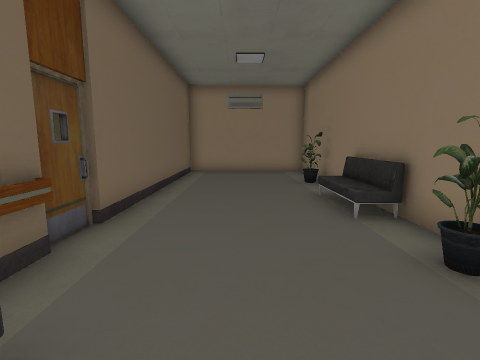
view 1 (above)

14 first-person views from a walk through a Unity game level. The camera is 1.5 m above the floor, tilts 8° down and sees 85° across. Doors are open. The floor is counted in squares, 1 m on a side. Each view is taken from the middle of a square. On the plan, view 1 faces up. The plan holds only what a view shows up to about 14 squares ahead; the rest is blank. The player character is not drawn. Some animated figures are left out. Some surface patterns are stand-ins.

view 2
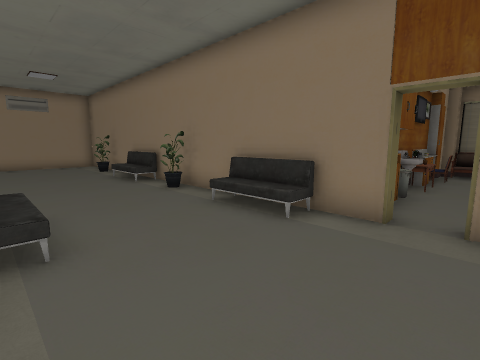

view 3
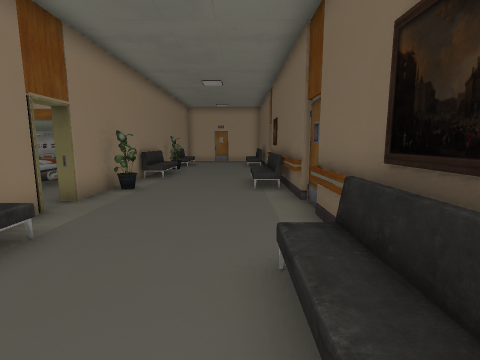

view 4
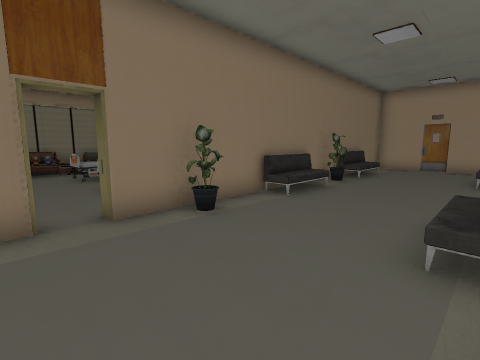

view 5
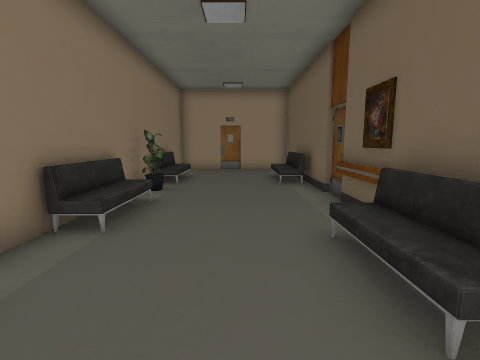

view 6
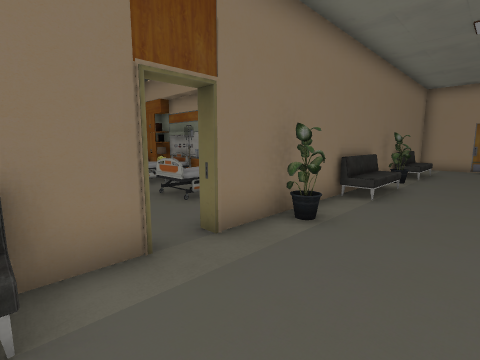

view 7
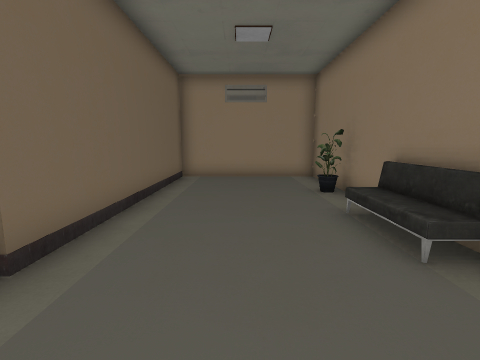

view 8
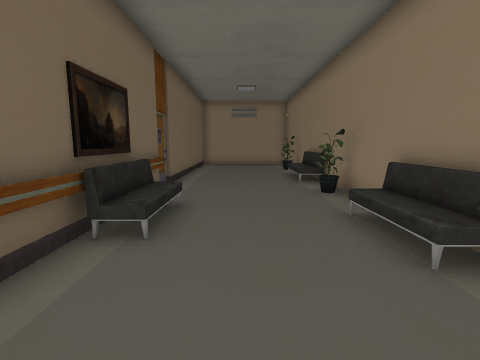

view 9
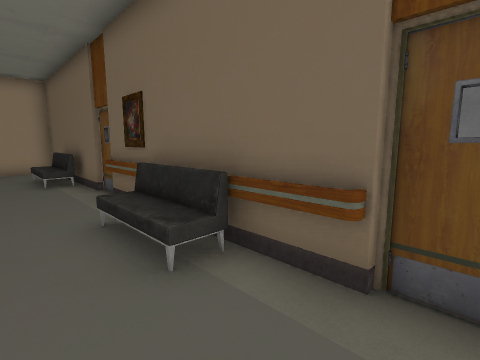

view 10
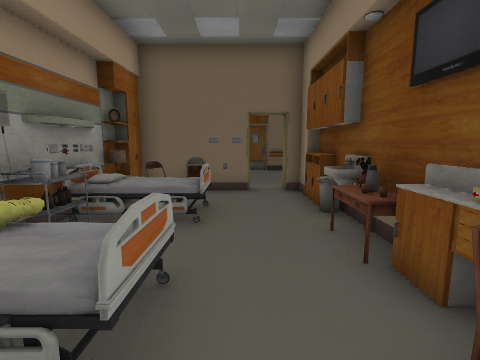

view 11
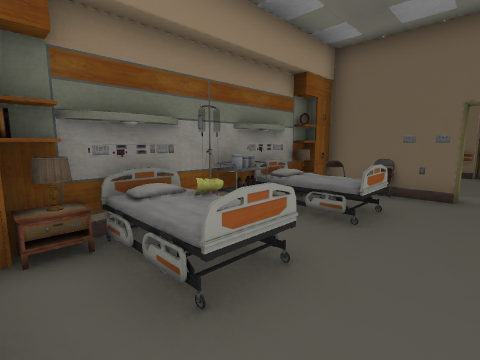

view 12
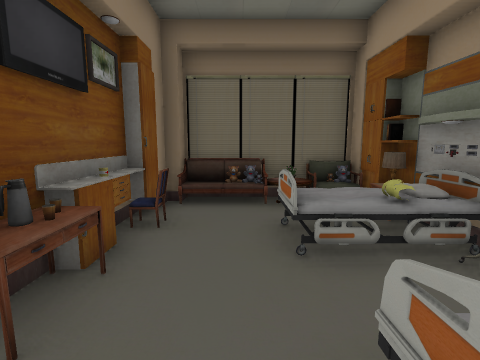

view 13
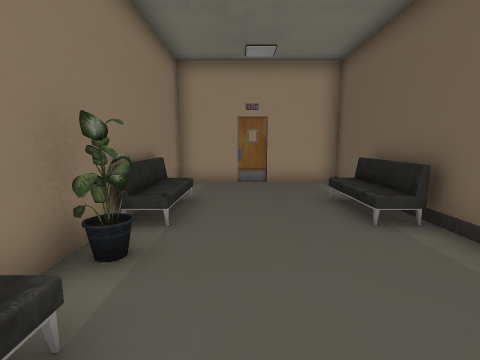

view 14
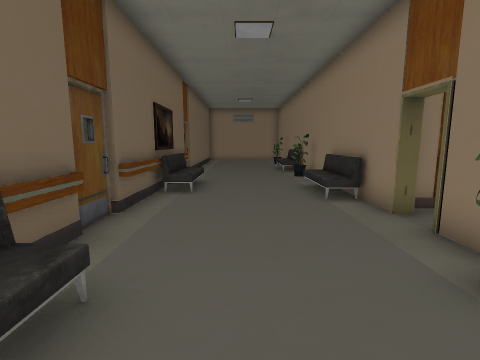

### Floor plan
Key: @ floor where view 1 was taken; # wall or solid block; x gap in a wall; . floor; D open door; = window, fence, low wall or low ledge; ^ raised ledge; v drop or lower ground.
Columns run from 3 left of view 1 to 13 right of it. Each row starts with its distance up from view 1.
 14 v#####v
 13 #.....#
 12 #.....#
 11 #.....#
 10 #.....#
  9 #.....#
  8 #.....#
  7 #.....#
  6 #.....#
  5 #.....#
  4 #.....#
  3 #.....#
  2 #.....#
  1 v^....#
  0 x^.@..#
 -1 v^....#
 -2 #.....^
 -3 #.....###########
 -4 #.....DD......=.#
 -5 #.....##........#
 -6 #.....##.^^.==.=#
 -7 v^....##=^^.=#.=#
 -8 v^....###^#######
 -9 v^....# ####
-10 #.....#
-11 #.....#
-12 #.....#
-13 #.....#
-14 #.....#
-15 v^....#
-16 v^....#
-17 v^....^
-18 #.....#
-19 #.....#
-20 v#####v

Positions as (right, up) in squares from view 1, and headings:
1: (0, 0), facing up
2: (-2, -5), facing up-right
3: (-1, 2), facing down
4: (-2, -3), facing down-right
5: (0, -5), facing down
6: (0, -2), facing down-right
7: (0, 2), facing up
8: (0, -5), facing up
9: (0, -4), facing down-left
10: (12, -5), facing left
11: (12, -4), facing down-left
12: (6, -5), facing right
13: (1, -10), facing down
14: (0, -9), facing up
